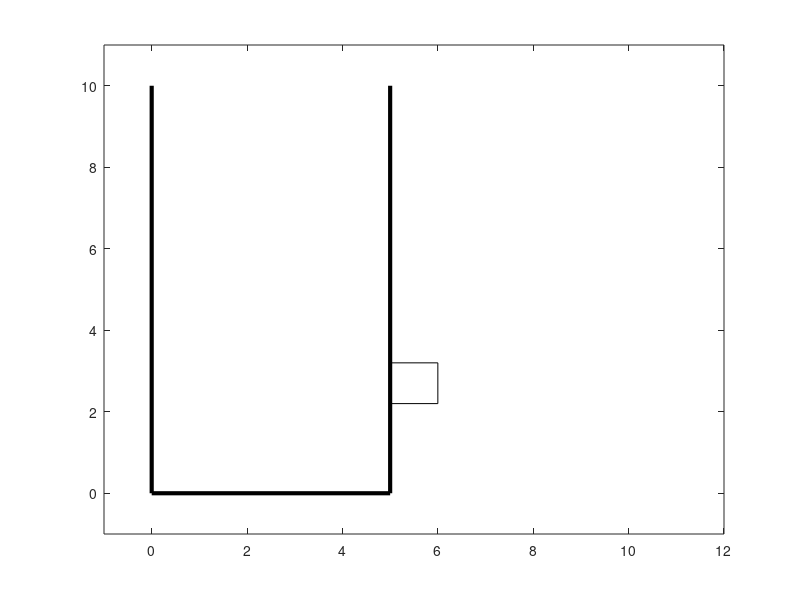

Source code (MATLAB):
clear all; close all; clc;

posBx=0;
posBy=0;
g = 9.8;

Baltura = 10;
Bbase = 5;
botellaX = [posBx, posBx, posBx+Bbase, posBx+Bbase];
botellaY = [posBy + Baltura, posBy, posBy, posBy + Baltura];

grafica = plot(botellaX, botellaY);
set(grafica, "linewidth", 3, "color", "black");
axis([-1,12,-1,11]);

valvulaDiam = 1;
valvulaLong = 1;
valvulaArea = pi*(valvulaDiam/2)^2;
posValH = 2.2;
valvula = rectangle("Position", [posBx+Bbase, posBy+posValH, valvulaLong, valvulaDiam]);

aguaH=8;
baseArea= pi*(Bbase/2)^2;
aguaVol = baseArea*aguaH;
t = 0:30;
velocidad = sqrt(2*g*posValH);
gasto = valvulaArea*velocidad;

for i=t
    agua = rectangle("Position", [posBx, posBy, Bbase, aguaH-gasto*i]);
    set(agua, "facecolor", "#66bbfa");
    pause(0.2);
    delete(agua);
end
